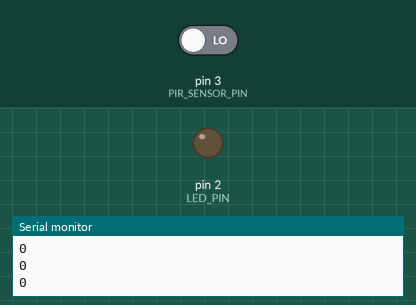
Bench run of a sketch on a simulated Arduino Uno, built with avr-gcc and run on an emulated ATmega328P. Parts: output pins drawn as LEDs (lit = HIGH), the last lines printed to the serial monitor. The inputs (shaded band) are chosen by the test bench; at power-on: pin 3 (PIR_SENSOR_PIN) LOW.

Above: at 2.8 s.
2.9 s: pin 3 (PIR_SENSOR_PIN) driven HIGH
At 4.1 s:
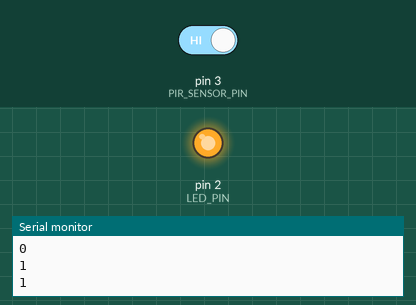
4.5 s: pin 3 (PIR_SENSOR_PIN) driven LOW
At 5.6 s:
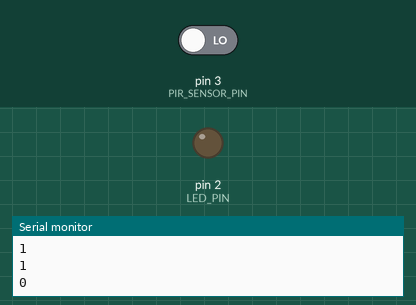
Timing chart, 0 to 7.5 s (numbered marks = the images above; inputs shaded):
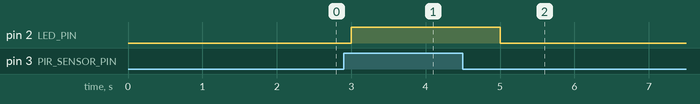

The sketch:

ej3.10.ino
```cpp
#define PIR_SENSOR_PIN 3
#define LED_PIN 2

void setup()
{
  pinMode(PIR_SENSOR_PIN, INPUT);
  pinMode(LED_PIN, OUTPUT);

  Serial.begin(9600);
}

void loop()
{
  int pirValue = digitalRead(PIR_SENSOR_PIN);
  Serial.println(pirValue);

  if (pirValue == HIGH)
  {
    digitalWrite(LED_PIN, HIGH);
  }
  else
  {
    digitalWrite(LED_PIN, LOW);
  }

  delay(1000);
}
```

Measured:
- after the input at 2.9 s, pin 2 (LED_PIN): LOW → HIGH after 0.10 s
- after the input at 4.5 s, pin 2 (LED_PIN): HIGH → LOW after 0.50 s
